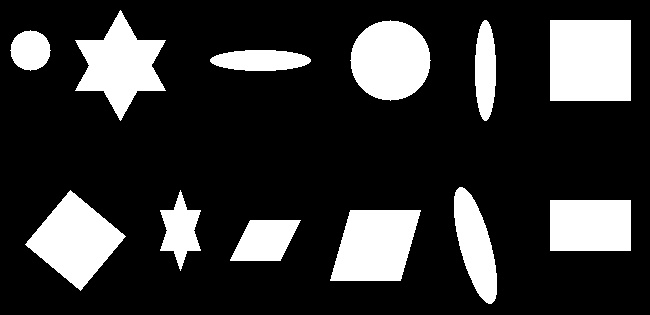
#> input picture HWs/5/HW5/shapes.jpg, 650 x 315 px
$ jupyter execute Q2.ipynb
#> lines starting #> are read from the running program, lines starting #| are printed output that depends on the picture; after the words box and inside, x2 and y2 are one past the last pixel; in counts of white or black regions, pixels touching at a corner belong together
[cell 1]
import cv2
import numpy as np
import matplotlib.pyplot as plt
from math import pi

[cell 2]
# Do not change this cell
I = cv2.imread('shapes.jpg')    # Reading image
#> I is the input picture: shape (315, 650, 3); min 0, max 255, mean 52.6
img = cv2.cvtColor(I,cv2.COLOR_BGR2GRAY)    # Converting image to grayscale
_,img = cv2.threshold(img,127,255,cv2.THRESH_BINARY)    # Spiliting values between 0 and 1
#> img: shape (315, 650); 20.6% white; 12 white regions
plt.imshow(img,cmap='gray')    # Displaying image
plt.show()

[cell 3]
def compactness(contours):
    '''
    You should implement one of the descriptors in this method (compactness, ...)
    You can change name of this method.
    You can copy this cell and implement another descriptor in next cell.
    You can create as many descriptor as you want.
    For more information, refer to https://docs.opencv.org/4.x/d1/d32/tutorial_py_contour_properties.html
    input(s):
    contours (ndarray): contour of the shape
    output(s):
    output (float): computed feature value by applying the descriptor on the contour
    '''
    m=contours[:-1] - contours[1:]
    n=[contours[-1] - contours[0]]

    # [6 lines of commented-out code are left out]

    era = cv2.contourArea(contours)
    con_dis = np.concatenate((m,n), axis=0)
    con_ord = np.linalg.norm(con_dis, axis=-1)
    p = np.sum(con_ord)
    output = 4 * pi * float(era) / (p**2)
    return output

[cell 4]
def solidity(contours):
    era = cv2.contourArea(contours)
    con_hull = cv2.convexHull(contours)
    con_era = cv2.contourArea(con_hull)
    outp = float(era) / con_era
    return outp

[cell 5]
def axis_find(contours):
    # Crease a list of border points, by computing the distance between adjecent contour points,
    # then adding extra points along the line between adjecent points,
    # This is to raise the amount of defining points for the shape
    # so the fitEllipse function can be used, as it requires at least 5 points
    m=contours[:-1] - contours[1:]
    n=[contours[-1] - contours[0]]
    con_dis = np.concatenate((m,n), axis=0)
    con_ord = np.linalg.norm(con_dis, axis=-1).astype(int)
    border = np.concatenate([np.linspace(contours[i], contours[i+1], con_ord[i].item()) for i in range(contours.shape[0]-1)]
                            + [np.linspace(contours[-1], contours[0], con_ord[-1].item())]).astype(np.float32)

    a,(min_axis,ma_axis),b = cv2.fitEllipse(border)
    output = min_axis / ma_axis

    return output

[cell 6]
def info_contour(contour):
    # Return an array of contour features, all between 0 and 1
    return np.array((
        compactness(contour),
        solidity(contour),
        axis_find(contour),
    ))

[cell 7]
def distance_criteria(x,y):
    """
    You should implement your distance criteria here.
    This method is used for comparing features of shapes.
    input(s):
    x (ndarray): feature vector of first shape with the shape of (n,). (n is number of features)
    y (ndarray): feature vector of second shape with the shape of (n,). (n is number of features)
    output(s):
    output (float): Distance between features of two shapes
    """
    w = np.array([
        1.0,
        0.33,
        0.11,
    ])
    outp = np.linalg.norm((x - y) * w, axis=-1)
    return outp

[cell 8]
contours, _ = cv2.findContours(img,cv2.RETR_TREE,cv2.CHAIN_APPROX_SIMPLE)    # calculating contours
#> contours = 12 contours; largest, box (x1, y1, x2, y2) and area: (550, 20, 631, 101) 6400, (25, 190, 126, 291) 5040, (350, 20, 431, 101) 4912, (330, 210, 421, 281) 4900, (75, 10, 166, 121) 4810

[cell 9]
# In this cell, you should use contours that we calculated in the previous cell and
# your defined descriptors to extract features for each shape.
# These features should be a numpy array with the shape of (m,n), where m is the number of shapes and n is the number of features.
feature = np.stack(list(map(info_contour, contours)), axis=0)
#> in compactness, `m=contours[:-1] - contours[1:]`: m = contour of 81 points, box (x1, y1, x2, y2) (-50, -1, 2, 2), area 50
#> in compactness, `n=[contours[-1] - contours[0]]`: n = [[[50, 0]]]
#> in compactness, `era = cv2.contourArea(contours)`: era = 2000
#> in compactness, `con_dis = np.concatenate((m,n), axis=0)`: con_dis = contour of 82 points, box (x1, y1, x2, y2) (-50, -1, 51, 2), area 100
#> in compactness, `con_ord = np.linalg.norm(con_dis, axis=-1)`: con_ord = 82 values, max 50 at index 40, min 1 at index 1, mean 2.4
#> in compactness, `p = np.sum(con_ord)`: p = 196.6
#> in compactness, `output = 4 * pi * float(era) / (p**2)`: output = 0.65
#> in solidity, `era = cv2.contourArea(contours)`: era = 2000
#> in solidity, `con_hull = cv2.convexHull(contours)`: con_hull = [[300, 220], [280, 260], [230, 260], [230, 259], [249, 221], [250, 220]]
#> in solidity, `con_era = cv2.contourArea(con_hull)`: con_era = 2019.5
#> in solidity, `outp = float(era) / con_era`: outp = 0.99
#> in axis_find, `n=[contours[-1] - contours[0]]`: n = [[[50, 0]]]
#> in axis_find, `con_ord = np.linalg.norm(con_dis, axis=-1).astype(int)`: con_ord = 82 values, max 50 at index 40, min 1 at index 0, mean 2.2
#> feature = [[0.65, 0.99, 0.611], [0.7, 0.988, 0.754], [0.744, 1, 0.585], [0.363, 0.667, 0.571], [0.736, 0.983, 0.978], [0.482, 0.977, 0.253], [0.412, 0.968, 0.203], [0.867, 0.974, 1], [0.785, 1, 1], [0.412, 0.968, 0.203], [0.887, 0.986, 1], [0.411, 0.668, 0.937]]
num_shape, num_feat = feature.shape
#> num_shape = 12; num_feat = 3
print(num_shape,num_feat)
#| 12 3

[cell 10]
def grouping(features, threshold):
    """
    split feature between multiple groups based on their distance from each other.
    input(s):
    features (ndarray): a numpy array with the shape of (m,n), where m is the number of shapes and n is the number of features
    threshold (float): maximum distance between two feature vector which determine wether they should be in the same group or not.
    output(s):
    output (list): group of each shape. For example, [[1,2],[3,4,5]] means 1 and 2 are in the same group and 3 and 4 and 5 are in another group.
    """
    groups = list()
    groups.append([features[0],[0]])
    for i, feature in enumerate(features[1:]):
        new_group_flag = True
        for group in groups:
            if distance_criteria(group[0], feature) < threshold:
                group[1].append(i+1)
                new_group_flag = False
                break
        if new_group_flag:
            groups.append([feature,[i+1]])
    return [[idx for idx in group[1]] for group in groups]

[cell 11]
def painting(groups, contours, colors):
    """
    paint shapes base on their groups.
    input(s):
    groups (list): group of each shape. The format is as same as the output of grouping method.
    contour (ndarray): contour of the shape
    colors (list): color of each group
    """
    result = I.copy()
    for group, color in zip(groups,colors):
        for idx in group:
            plt.imshow(cv2.drawContours(result,contours,idx,color,4))
    plt.show()

[cell 12]
# You should replace your features array with None
colors = [(0,255,0),(0,100,230),(100,0,255),(0,255,255),(255,255,0)]
groups = grouping(feature,0.08)
#> the loop in grouping, `for i, feature in enumerate(features[1:]):` made 11 passes
#> feature on passes 1 to 11: [0.7, 0.988, 0.754], [0.744, 1, 0.585], [0.363, 0.667, 0.571], [0.736, 0.983, 0.978], [0.482, 0.977, 0.253], [0.412, 0.968, 0.203], [0.867, 0.974, 1], [0.785, 1, 1], [0.412, 0.968, 0.203], [0.887, 0.986, 1], [0.411, 0.668, 0.937]
#> after the loop in grouping, `for i, feature in enumerate(features[1:]):`: groups = [[[0.65, 0.99, 0.611], [0, 1]], [[0.744, 1, 0.585], [2, 4, 8]], [[0.363, 0.667, 0.571], [3, 11]], [[0.482, 0.977, 0.253], [5, 6, 9]], [[0.867, 0.974, 1], [7, 10]]]
#> groups = [[0, 1], [2, 4, 8], [3, 11], [5, 6, 9], [7, 10]]
painting(groups, contours, colors)
#> the loop in painting, `for group, color in zip(groups,colors):` made 5 passes
#> (group, color) on passes 1 to 5: ([0, 1], (0, 255, 0)), ([2, 4, 8], (0, 100, 230)), ([3, 11], (100, 0, 255)), ([5, 6, 9], (0, 255, 255)), ([7, 10], (255, 255, 0))
#> after the loop in painting, `for group, color in zip(groups,colors):`:
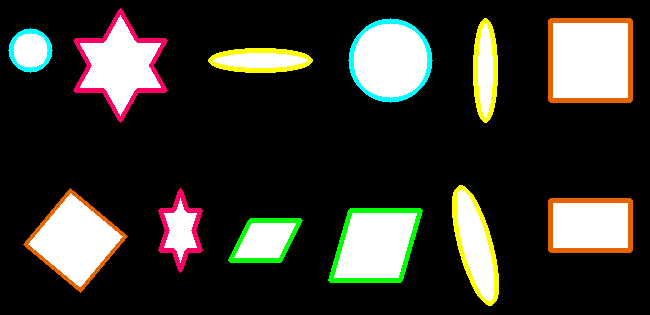
#> result: shape (315, 650, 3); 6.74% of pixels changed, all inside (x1, y1, x2, y2) = (8, 8, 633, 306)
#> in painting, `plt.show()`:
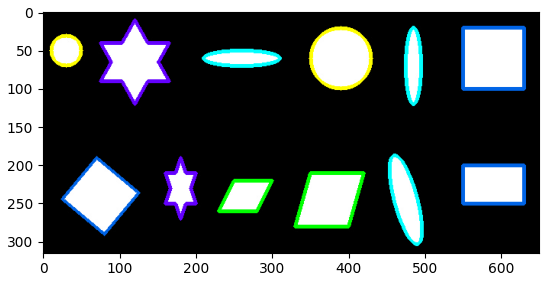
#> figure drawn by matplotlib, 1 panel; B, G, R data is drawn as R, G, B
